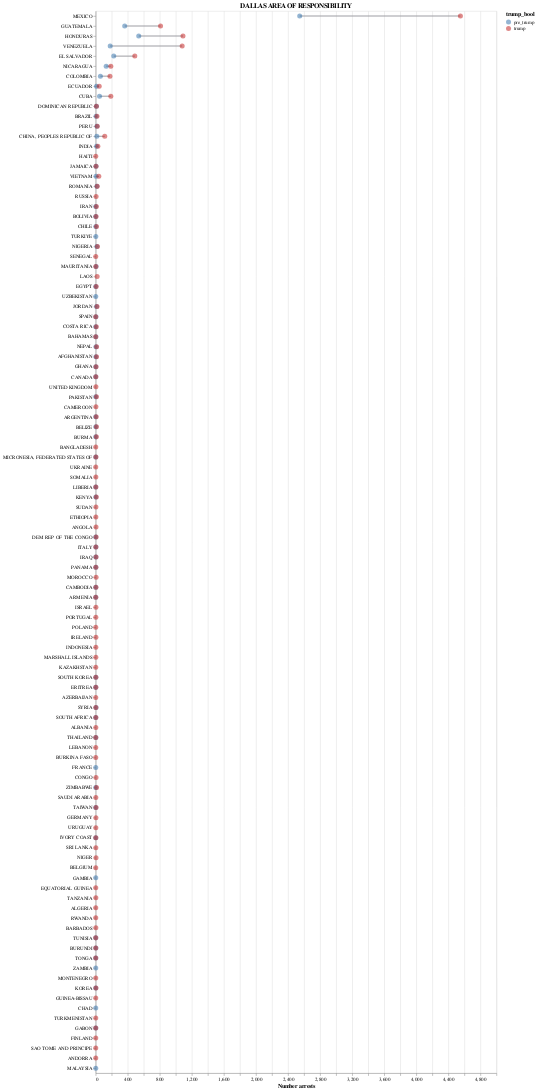

Notebook source saved alongside this figure:
### Code cell
country_pre_post_plot('DALLAS AREA OF RESPONSIBILITY', save=True)

### Figure 1 — Vega-Lite specification as saved in the notebook (floating-point values rounded to 4 significant figures; data arrays with more than 128 entries replaced by an {"elided": "..."} marker saying what was removed)
{"config": {"view": {"continuousWidth": 300, "continuousHeight": 300}}, "layer": [{"mark": {"type": "line", "color": "#9E9EA3"}, "encoding": {"detail": {"field": "citizenship_country", "type": "nominal"}, "x": {"field": "num_arrests", "type": "quantitative"}, "y": {"field": "citizenship_country", "sort": {"elided": "187 str values"}, "type": "nominal"}}}, {"mark": {"type": "point", "filled": true, "opacity": 0.5, "size": 100}, "encoding": {"color": {"field": "trump_bool", "scale": {"domain": ["pre_trump", "trump"], "range": ["#2a6ca8", "#bf1515"]}, "type": "nominal"}, "x": {"field": "num_arrests", "title": "Number arrests", "type": "quantitative"}, "y": {"field": "citizenship_country", "sort": {"elided": "187 str values"}, "title": "", "type": "nominal"}}, "title": "DALLAS AREA OF RESPONSIBILITY"}], "data": {"name": "data-e0d768713948f0123d88782988753115"}, "width": 800, "$schema": "https://vega.github.io/schema/vega-lite/v5.20.1.json", "datasets": {"data-e0d768713948f0123d88782988753115": {"elided": "163 records"}}}
